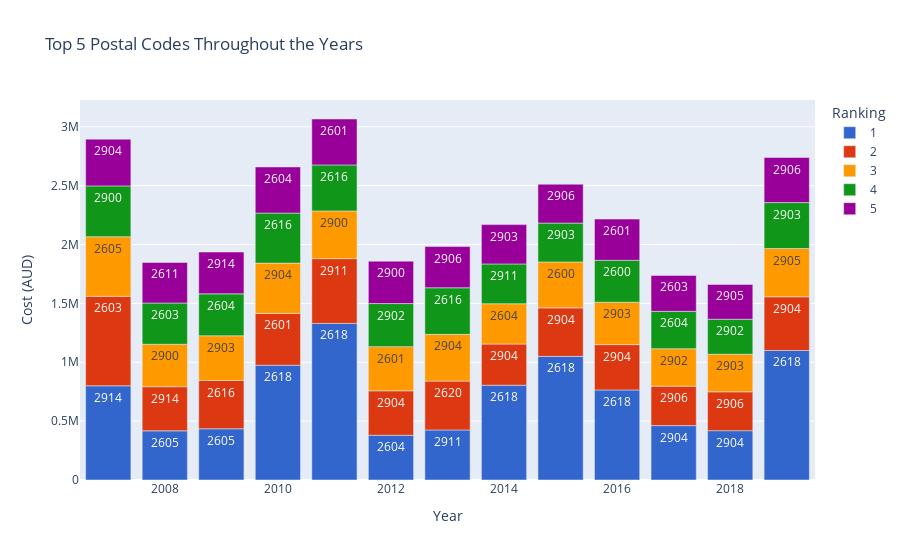

The code cell stored with this chart in its notebook:
### Markdown cell above
### Postal Code Cost Ranking
Here we take an even closer look at the costs of certain postal codes, breaking the data up into the top 5 highest costing postal codes for each year from 2007 to 2019. Only the top priced property from each postal code is used for this. In this way, we can see the clear distinction between individual prices.

### Code cell
df4 = pd.read_csv("Table 4.csv")

df4["rank_num"] = df4["rank_num"].astype(str)   #sets rankings to strings for use as discrete variables

fig = px.bar(df4, x='year', y='price',   #choose data
        hover_data=['postcode'], color='rank_num', text='postcode',   #adding postcode for hovering data and text inside plot bars, colours match ranking
        title='Top 5 Postal Codes Throughout the Years',   #set title
        color_discrete_sequence=px.colors.qualitative.G10,   #choosing colours for rankings
        labels={        #choosing all labels
                'year':'Year',
                'price': 'Cost (AUD)',
                'rank_num':'Ranking',
                'postcode':'Postal Code'
        })
fig.update_traces(textposition='inside')   #putting postal code text inside the bars
fig.show()

### Figure 1 — Plotly figure (JSON) as saved in the notebook; plotly's stock layout.template omitted (floating-point values rounded to 4 significant figures)
{"data": [{"alignmentgroup": "True", "customdata": [[2914], [2605], [2605], [2618], [2618], [2604], [2911], [2618], [2618], [2618], [2904], [2904], [2618]], "hovertemplate": "Ranking=1<br>Year=%{x}<br>Cost (AUD)=%{y}<br>Postal Code=%{customdata[0]}<extra></extra>", "legendgroup": "1", "marker": {"color": "#3366CC", "pattern": {"shape": ""}}, "name": "1", "offsetgroup": "1", "orientation": "v", "showlegend": true, "text": [2914, 2605, 2605, 2618, 2618, 2604, 2911, 2618, 2618, 2618, 2904, 2904, 2618], "textposition": "inside", "type": "bar", "x": [2007, 2008, 2009, 2010, 2011, 2012, 2013, 2014, 2015, 2016, 2017, 2018, 2019], "xaxis": "x", "y": [800000, 417500, 435000, 975000, 1330000, 380000, 425000, 805000, 1050000, 765000, 462000, 419000, 1100000], "yaxis": "y"}, {"alignmentgroup": "True", "customdata": [[2603], [2914], [2616], [2601], [2911], [2904], [2620], [2904], [2904], [2904], [2906], [2906], [2904]], "hovertemplate": "Ranking=2<br>Year=%{x}<br>Cost (AUD)=%{y}<br>Postal Code=%{customdata[0]}<extra></extra>", "legendgroup": "2", "marker": {"color": "#DC3912", "pattern": {"shape": ""}}, "name": "2", "offsetgroup": "2", "orientation": "v", "showlegend": true, "text": [2603, 2914, 2616, 2601, 2911, 2904, 2620, 2904, 2904, 2904, 2906, 2906, 2904], "textposition": "inside", "type": "bar", "x": [2007, 2008, 2009, 2010, 2011, 2012, 2013, 2014, 2015, 2016, 2017, 2018, 2019], "xaxis": "x", "y": [760000, 375000, 410000, 440000, 550000, 377500, 415000, 350000, 412000, 385000, 335000, 330000, 456000], "yaxis": "y"}, {"alignmentgroup": "True", "customdata": [[2605], [2900], [2903], [2904], [2900], [2601], [2904], [2604], [2600], [2903], [2902], [2903], [2905]], "hovertemplate": "Ranking=3<br>Year=%{x}<br>Cost (AUD)=%{y}<br>Postal Code=%{customdata[0]}<extra></extra>", "legendgroup": "3", "marker": {"color": "#FF9900", "pattern": {"shape": ""}}, "name": "3", "offsetgroup": "3", "orientation": "v", "showlegend": true, "text": [2605, 2900, 2903, 2904, 2900, 2601, 2904, 2604, 2600, 2903, 2902, 2903, 2905], "textposition": "inside", "type": "bar", "x": [2007, 2008, 2009, 2010, 2011, 2012, 2013, 2014, 2015, 2016, 2017, 2018, 2019], "xaxis": "x", "y": [506000, 360500, 380000, 427000, 405000, 375000, 397000, 342000, 390000, 360000, 318000, 319500, 410000], "yaxis": "y"}, {"alignmentgroup": "True", "customdata": [[2900], [2603], [2604], [2616], [2616], [2902], [2616], [2911], [2903], [2600], [2604], [2902], [2903]], "hovertemplate": "Ranking=4<br>Year=%{x}<br>Cost (AUD)=%{y}<br>Postal Code=%{customdata[0]}<extra></extra>", "legendgroup": "4", "marker": {"color": "#109618", "pattern": {"shape": ""}}, "name": "4", "offsetgroup": "4", "orientation": "v", "showlegend": true, "text": [2900, 2603, 2604, 2616, 2616, 2902, 2616, 2911, 2903, 2600, 2604, 2902, 2903], "textposition": "inside", "type": "bar", "x": [2007, 2008, 2009, 2010, 2011, 2012, 2013, 2014, 2015, 2016, 2017, 2018, 2019], "xaxis": "x", "y": [432000, 350000, 356000, 425000, 391000, 366000, 395500, 338000, 330000, 356000, 317500, 297000, 390010], "yaxis": "y"}, {"alignmentgroup": "True", "customdata": [[2904], [2611], [2914], [2604], [2601], [2900], [2906], [2903], [2906], [2601], [2603], [2905], [2906]], "hovertemplate": "Ranking=5<br>Year=%{x}<br>Cost (AUD)=%{y}<br>Postal Code=%{customdata[0]}<extra></extra>", "legendgroup": "5", "marker": {"color": "#990099", "pattern": {"shape": ""}}, "name": "5", "offsetgroup": "5", "orientation": "v", "showlegend": true, "text": [2904, 2611, 2914, 2604, 2601, 2900, 2906, 2903, 2906, 2601, 2603, 2905, 2906], "textposition": "inside", "type": "bar", "x": [2007, 2008, 2009, 2010, 2011, 2012, 2013, 2014, 2015, 2016, 2017, 2018, 2019], "xaxis": "x", "y": [397000, 345000, 355000, 391500, 390000, 360000, 350000, 334000, 330000, 350000, 305000, 295000, 383000], "yaxis": "y"}], "layout": {"barmode": "relative", "legend": {"title": {"text": "Ranking"}, "tracegroupgap": 0}, "title": {"text": "Top 5 Postal Codes Throughout the Years"}, "xaxis": {"anchor": "y", "domain": [0, 1], "title": {"text": "Year"}}, "yaxis": {"anchor": "x", "domain": [0, 1], "title": {"text": "Cost (AUD)"}}}}
